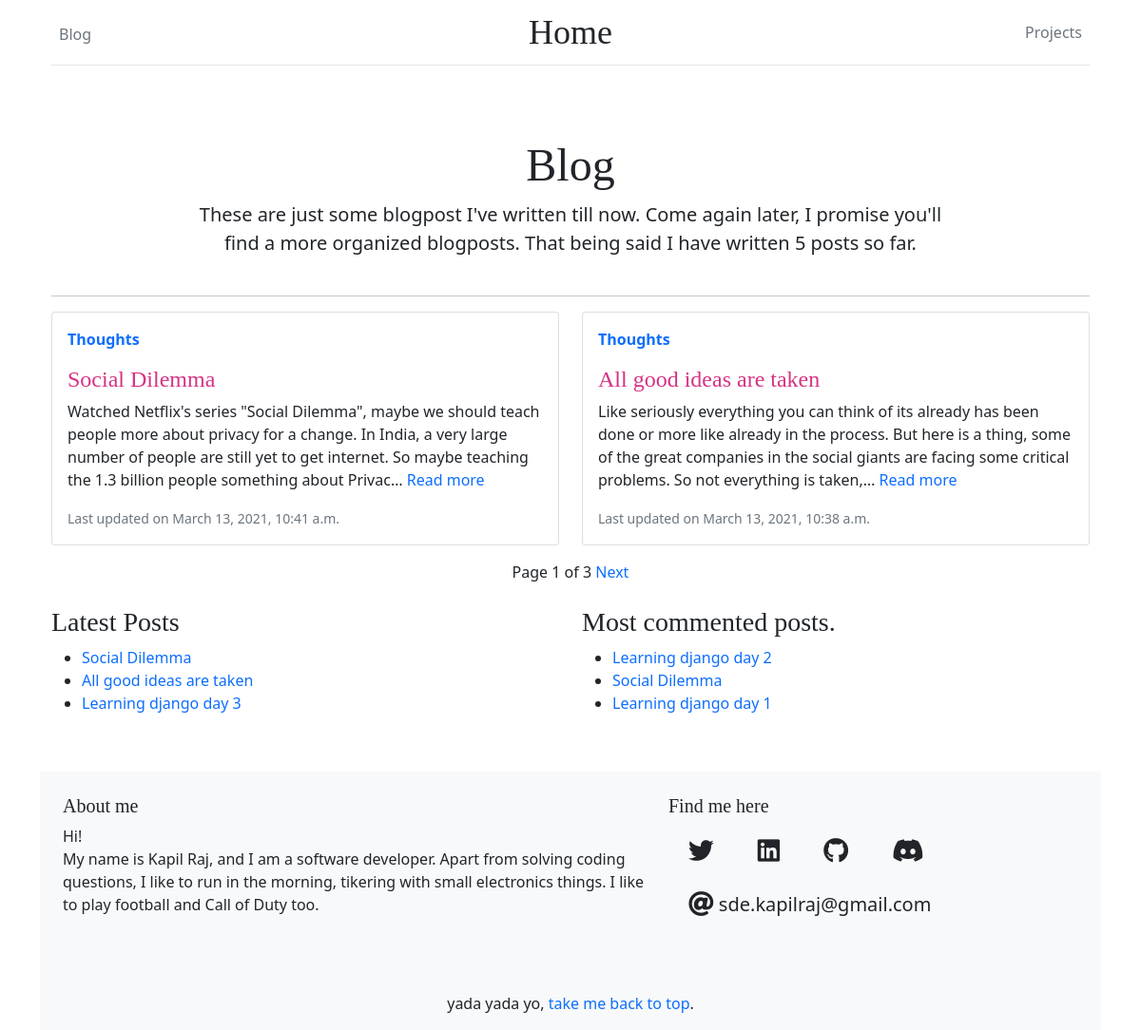
Page /post/ on the earlier database version.
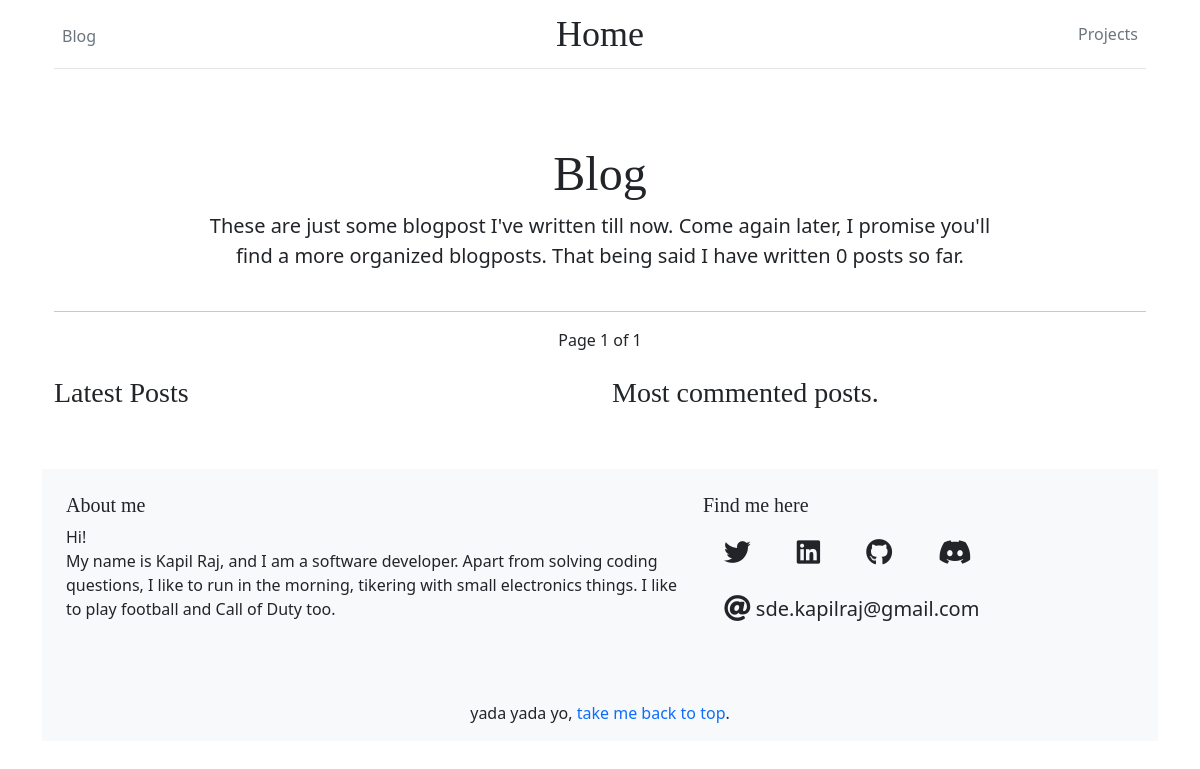
Same page on the later database version.
### blog/models.py (models this page shows, shortened)
class Post(models.Model):
    objects = models.Manager()  # default manager
    published = PublishedManager()  # custom manager
    title = models.CharField(max_length=250)
    slug = models.SlugField(max_length=250, unique_for_date="publish")
    author = models.ForeignKey(
        User, on_delete=models.CASCADE, related_name="blog_posts"
    )
    body = models.TextField()
    publish = models.DateTimeField(default=timezone.now)
    created = models.DateTimeField(auto_now_add=True)
    updated = models.DateTimeField(auto_now=True)
    STATUS_CHOICES = (("draft", "Draft"), ("published", "Published"))
    status = models.CharField(max_length=10, choices=STATUS_CHOICES, default="draft")
    post_img = models.ImageField(upload_to="post_images/")
    tags = TaggableManager()
    class Meta:
        ordering = ("-publish",)  # a tuple
    def get_absolute_url(self):
        return reverse(
            "blog:post_detail",
            args=[self.publish.year, self.publish.month, self.publish.day, self.slug],
        )

### blog/views.py (the view)
# urls.py: path("post/", post_list, name="post_list"),  # function based view url
def post_list(request, tag_slug=None):
    object_list = Post.published.all()
    tag = None
    if tag_slug:
        tag = get_object_or_404(Tag, slug=tag_slug)
        object_list = object_list.filter(tags__in=[tag])
    paginator = Paginator(object_list, 2)  # 2 posts on each page
    page = request.GET.get("page")
    try:
        posts = paginator.page(page)
    except PageNotAnInteger:
        posts = paginator.page(1)
    except EmptyPage:
        posts = paginator.page(paginator.num_pages)
    context = {
        "post_list": posts,
        "page": page,
        "tag": tag,
    }
    return render(request, "blog/post/list.html", context)

### blog/models.py (called while the page is built)
    def get_queryset(self):
        return super(PublishedManager, self).get_queryset().filter(status="published")

### blog/templatetags/blog_tags.py (called while the page is built)
@register.simple_tag
def get_most_commented_posts(count=3):
    return Post.published.annotate(total_comments=Count("comment")).order_by(
        "-total_comments"
    )[:count]

@register.simple_tag
def total_posts():
    return Post.published.count()

@register.inclusion_tag("blog/post/latest_posts.html")
def show_latest_posts(count=5):
    latest_posts = Post.published.order_by("-publish")[:count]
    return {"latest_posts": latest_posts}

### blog/templates/blog/post/list.html (shortened to what this page needs)
{% extends 'blog/base.html' %}
{% load blog_tags %}
{% load static %}
{% block main_content %}
<div class="container">
    <div class="row py-4">
        <div class="col-lg-9 mx-auto text-center">
            <h1 class="display-4">Blog</h1>
            <p class="lead mb-0">These are just some blogpost I've written till now. Come again later, I promise you'll
                find a more
                organized blogposts. That being said I have written {% total_posts %} posts so far.
            </p>
        </div>
    </div>
    <hr>
    {%for post in post_list%}
    {% if forloop.first or forloop.counter0|divisibleby:2 %}
    <div class="row">
        {% endif %}
        <div class="col-md-6">
            <div class="card mb-3" style="max-width: 540px;display: inline-block;">
                <div class="row no-gutters" style="display: inline-block;">
                    <div class="col-md-12">
                        <div class="card-body">
                            <strong class="d-inline-block text-primary">
                                <p>{% for tag in post.tags.all %}
                                    <a href='{% url "blog:post_list_by_tag" tag.slug %}'>{{tag.name|capfirst }}</a>
                                    {% endfor %}
                                </p>
                            </strong>
                            <h4 style="color:#d63384;">{{ post.title }}</h4>
                            <p>{{post.body |truncatechars:240}}
                                <a href="{{post.get_absolute_url}}">Read more</a>
                            </p>
                            <p class="card-text"><small class="text-muted">Last updated on {{post.publish}}</small></p>
                        </div>
                    </div>
                </div>
            </div>
        </div>
        {% if forloop.counter|divisibleby:2 or forloop.last %}
    </div>
    {% endif %}
    {% endfor %}
    <div class="text-center">
        {% include "blog/pagination.html" with page=post_list %}
    </div>
</div>
<div class="container">
    <div class="row py-4">
        <div class="col-md-6">
            <h3>Latest Posts</h3>
            {% show_latest_posts 3%}
        </div>
        <div class="col-md-6">
            <h3>Most commented posts.</h3>
            {% get_most_commented_posts as most_commented_posts %}
            <ul>
                {% for post in most_commented_posts %}
                <li>
                    <a style="text-decoration: none;" href="{{post.get_absolute_url}}">{{post.title}}</a>
                </li>
                {%endfor %}
            </ul>
        </div>
    </div>
</div>
{% endblock main_content %}

### blog/templates/blog/base.html (shortened to what this page needs)
{% load static %}
<!doctype html>
<html lang="en">
<head>
    <link href="https://cdn.jsdelivr.net/npm/bootstrap@5.0.0-beta2/dist/css/bootstrap.min.css" rel="stylesheet"
>
    <link rel="stylesheet" href="https://use.fontawesome.com/releases/v5.8.1/css/all.css"
>
    <link href="{% static 'blog/css/blog.css' %}" rel="stylesheet">
    <link href="{% static 'blog/css/hero.css' %}" rel="stylesheet">
    <link href="{% static 'blog/css/card.css' %}" rel="stylesheet">
    <link href="{% static 'blog/css/share_post_form.css' %}" rel="stylesheet">
    <link href="{% static 'blog/css/new_carrer_card.css' %}" rel="stylesheet">
</head>
<body>
    <main class="container">
        {% block nav_bar %}
        <div class="container">
            <header class="blog-header py-3">
                <div class="row flex-nowrap justify-content-between align-items-center">
                    <div class="col-4 pt-1">
                        <a class="p-2 link-secondary" href="{% url 'blog:post_list' %}">Blog</a>
                    </div>
                    <div class="col-4 text-center">
                        <a class="blog-header-logo text-dark" href="{% url 'blog:index'%}">Home</a>
                    </div>
                    <div class="col-4 d-flex justify-content-end align-items-center">
                        <a class="p-2 link-secondary" href="{% url 'blog:carrer_page' %}">Projects</a>
                    </div>
                </div>
            </header>
            <div class="nav-scroller py-1 mb-2">
                <nav class="nav d-flex justify-content-between">
                </nav>
            </div>
        </div>
        {% endblock nav_bar %}
        {% block main_content %}
        {% endblock main_content %}
        {%block footer %}
        <footer class=" bg-light text-center text-lg-start" style="margin-top: 20px;">
            <div class="container p-4">
                <div class="row">
                    <div class="col-lg-7 col-md-12 mb-4 mb-md-0">
                        <h5>About me</h5>
                        <p>
                            Hi!<br>My name is Kapil Raj, and I am a software developer. Apart from
                            solving coding questions, I like to run in the morning, tikering with small electronics
                            things. I like to play
                            football and Call of Duty too.
                        </p>
                    </div>
                    <div class="col-lg-5 col-md-12 mb-4 mb-md-0">
                        <h5>Find me here</h5>
                        <section class="mb-4">
                            <a class="btn btn-link btn-floating btn-lg text-dark m-1"
                                href="https://twitter.com/_kapilraj" data-toggle="tooltip" data-placement="top"
                                title="@_kapilraj" role="button" role="button" data-mdb-ripple-color="dark"><i
                                    class="fab fa-twitter fa-lg"></i></a>
                            <a class="btn btn-link btn-floating btn-lg text-dark m-1"
                                href="https://www.linkedin.com/in/kapil-raj/" data-toggle="tooltip" data-placement="top"
                                title="kapil-raj" role="button" role="button" data-mdb-ripple-color="dark"><i
                                    class="fab fa-linkedin fa-lg"></i></a>
                            <a class="btn btn-link btn-floating btn-lg text-dark m-1" href="https://github.com/init-fun"
                                data-toggle="tooltip" data-placement="top" title="init-fun" role="button" role="button"
                                data-mdb-ripple-color="dark"><i class="fab fa-github fa-lg"></i></a>
                            <a class="btn btn-link btn-floating btn-lg text-dark m-1" href="#!" data-toggle="tooltip"
                                data-placement="top" title="GullibleMe#3500" role="button"
                                data-mdb-ripple-color="dark"><i class="fab fa-discord fa-lg"></i></a>
                            <a class="btn btn-link btn-floating btn-lg text-dark m-1" href="#!" data-toggle="tooltip"
                                data-placement="top" title="e-mail id :)" role="button" style="text-decoration: none;"
                                data-mdb-ripple-color="dark"><i class="fas fa-at fa-lg"></i> sde.kapilraj@gmail.com</a>
                    </div>
                </div>
            </div>
            <div class="text-center p-3">
                yada yada yo, <a href="#">take me back to top</a>.
            </div>
        </footer>
        {% endblock footer %}
    </main>
</body>
</html>

### blog/templates/blog/pagination.html (shortened to what this page needs)
<div>
    <span>
        <span>
            Page {{ page.number }} of {{ page.paginator.num_pages }}
        </span>
        {% if page.has_next %}
        <a href="?page={{ page.next_page_number }}"> Next</a>
        {% endif %}
    </span>
</div>

### blog/templates/blog/post/latest_posts.html
<ul>
    {%for post in latest_posts %}
    <li>
        <a style="text-decoration: none;" href='{{post.get_absolute_url}}'>{{post.title}}</a>
    </li>
    {%endfor %}
</ul>

### static/blog/css/blog.css (style rules this page uses)
.blog-header { line-height: 1; border-bottom: 1px solid #e5e5e5; }
.blog-header-logo { font-family: "Playfair Display", Georgia, "Times New Roman", serif; font-size: 2.25rem; }
h1, h2, h3, h4, h5, h6 { font-family: "Playfair Display", Georgia, "Times New Roman", serif; }
.display-4 { font-size: 2.5rem; }
@media (min-width: 768px) { .display-4 { font-size: 3rem; } }
.nav-scroller { position: relative; z-index: 2; height: 2.75rem; overflow-y: hidden; }
.nav-scroller .nav { display: flex; flex-wrap: nowrap; padding-bottom: 1rem; margin-top: -1px; overflow-x: auto; text-align: center; white-space: nowrap; -webkit-overflow-scrolling: touch; }
a:link { text-decoration:none; }

### static/blog/css/share_post_form.css (style rules this page uses)
:root { --input-padding-x: 1.5rem; --input-padding-y: .75rem; }

Differences in the rows shown:
removed Post: title "Social Dilemma", body "Watched Netflix's series \"Social Dilemma\", maybe we should teach people more about privacy for a change. In India, a very large number of people are still yet to get internet. So maybe teaching the 1.3 billion people something about Privac…", publish "March 13, 2021, 10:41 a.m."
no longer on this page (row unchanged): Tag: name "Thoughts"
removed Post: title "All good ideas are taken", body "Like seriously everything you can think of its already has been done or more like already in the process. But here is a thing, some of the great companies in the social giants are facing some critical problems. So not everything is taken,…", publish "March 13, 2021, 10:38 a.m."
removed Post: title "Learning django day 3", shown under "Latest Posts"
removed Post: title "Learning django day 2", shown under "Most commented posts."
removed Post: title "Learning django day 1", shown under "Most commented posts."
Other differences:
{{ page.paginator.num_pages }}: "3" → "1"
text no longer shown: "5 Next"
text now shown: "0"
